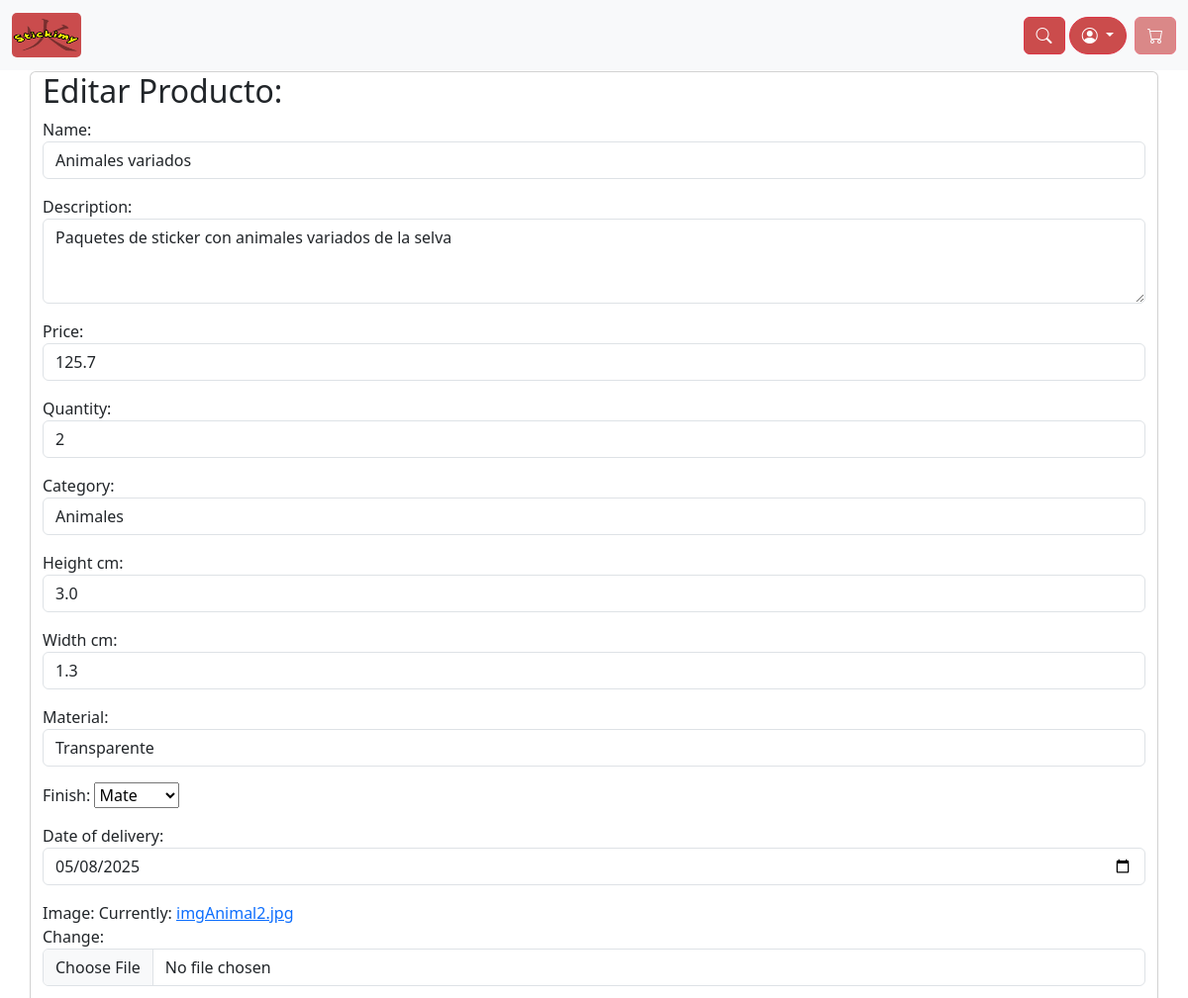
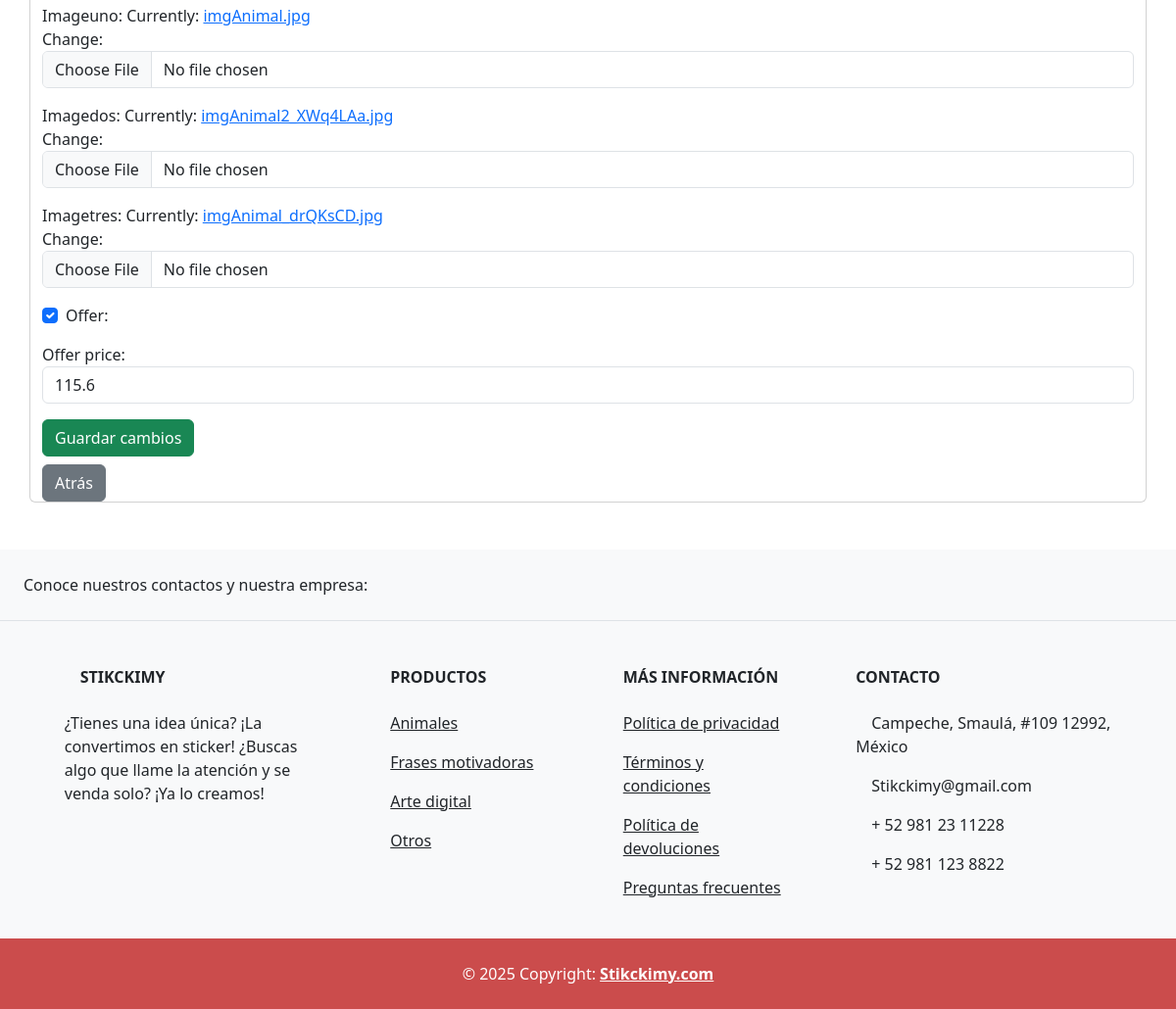
The page /edit_product/5/ (signed in) on the database its author committed (2 pictures, top to bottom).
### store/models.py (models this page shows, shortened)
class Product(models.Model):
    CATEGORY_CHOICES = [
        ('Animales', 'Animales'),
        ('Arte Digital', 'Arte Digital'),
        ('Frases Motivadoras', 'Frases Motivadoras'),
    ]
    MATERIAL_CHOICES = [
        ('Vinil', 'Vinil'),
        ('Papel Adhesivo', 'Papel Adhesivo'),
        ('Transparente', 'Transparente'),
        ('Holográfico', 'Holográfico'),
        ('Otro', 'Otro'),
    ]
    FINISH_CHOICES = [
        ('Mate', 'Mate'),
        ('Brillante', 'Brillante'),
    ]
    seller = models.ForeignKey(User, on_delete=models.CASCADE)
    name = models.CharField(max_length=200)
    description = models.TextField(max_length=1000, null=True, blank=True)
    price = models.FloatField()
    offer_price = models.FloatField(null=True, blank=True)
    offer = models.BooleanField(default=False)
    quantity = models.IntegerField()
    category = models.CharField(max_length=50, choices=CATEGORY_CHOICES)
    height_cm = models.FloatField()
    width_cm = models.FloatField()
    material = models.CharField(max_length=50, choices=MATERIAL_CHOICES)
    finish = models.CharField(max_length=50, choices=FINISH_CHOICES)
    likes = models.ManyToManyField(User, related_name='liked_products', blank=True)
    date_of_delivery = models.DateField(null=True, blank=True)
    image = models.ImageField(null=True, blank=False)
    imageuno = models.ImageField(null=True, blank=False)
    imagedos = models.ImageField(null=True, blank=False)
    imagetres = models.ImageField(null=True, blank=False)

### store/views.py (the view)
# urls.py: path('edit_product/<int:product_id>/', views.edit_product, name='edit_product'),
@login_required
def edit_product(request, product_id):
    data = cartData(request)
    cartItems = data['cartItems']
    product = get_object_or_404(Product, id=product_id, seller=request.user)
    if request.method == 'POST':
        form = ProductEditForm(request.POST, request.FILES, instance=product)
        if form.is_valid():
            product = form.save(commit=False)
            product.seller = request.user  # Asegura que el vendedor sea el usuario actual
            if product.offer and not product.offer_price:
                form.add_error('offer_price', 'Debe ingresar un precio de oferta si el producto está en oferta.')
                return render(request, 'store/editProduct.html', {'form': form, 'cartItems': cartItems})
            product.save()
            return redirect('productHistory')  # Redirige a la lista de productos
    else:
        form = ProductEditForm(instance=product)
    return render(request, 'store/editProduct.html', {'form': form, 'cartItems': cartItems})

### store/utils.py (called while the page is built)
def cartData(request):
    if request.user.is_authenticated:
        try:
            customer = request.user.customer
            order, created = Order.objects.get_or_create(customer=customer, complete=False)
            items = order.orderitem_set.all()
            cartItems = order.get_cart_items
        except Customer.DoesNotExist:
            items = []
            order = {'get_cart_total': 0, 'get_cart_items': 0, 'shipping': False}
            cartItems = 0
    else:
        items = []
        order = {'get_cart_total': 0, 'get_cart_items': 0, 'shipping': False}
        cartItems = 0
    return {'cartItems': cartItems, 'order': order, 'items': items}

### store/templates/store/editProduct.html (shortened to what this page needs)
{% extends 'store/main.html' %}
{% load static %}
{% block content %}
  <div class="container">
    <div class="card row justify-content-center">
      <h2>Editar Producto: {{ product.name }}</h2>
      <form method="POST" enctype="multipart/form-data">
        {% for field in form %}
          {% if field.name != 'offer' and field.name != 'offer_price' %}
            <p>
              {{ field.label_tag }}
              {{ field }}
            </p>
          {% endif %}
        {% endfor %}
        <div class="form-check mb-3">
          {{ form.offer }}
          {{ form.offer.label_tag }}
        </div>
        <div class="mb-3">
          {{ form.offer_price.label_tag }}
          {{ form.offer_price }}
        </div>
        <button type="submit" class="btn btn-success">Guardar cambios</button>
      </form>
      <a href="{% url 'productHistory' %}"> <button type="submit" class="btn btn-secondary mt-2">Atrás</button></a>
    </div>
  </div>
{% endblock %}

### static/css/main.css (style rules this page uses)
body { background-color: hsl(0, 0%, 100%); }
h1,h2,h3,h4,h5,h6 { color:hsl(0, 0%, 30%); }
.btn { border-radius: 0; }

### rows shown on the page
Product: form "Animales variados" "Paquetes de sticker con animales variados de la selva" "125.7" "2" "Animales" "3.0" "1.3" "Transparente" "Mate" "05/08/2025", offer "☑", offer_price "115.6"

### other values the page prints
{{ field.label_tag }} "Name:" "Description:" "Price:" "Quantity:" "Category:" "Height cm:" "Width cm:" "Material:" "Finish:" "Date of delivery:" "Image:" "Imageuno:" "Imagedos:" "Imagetres:"
